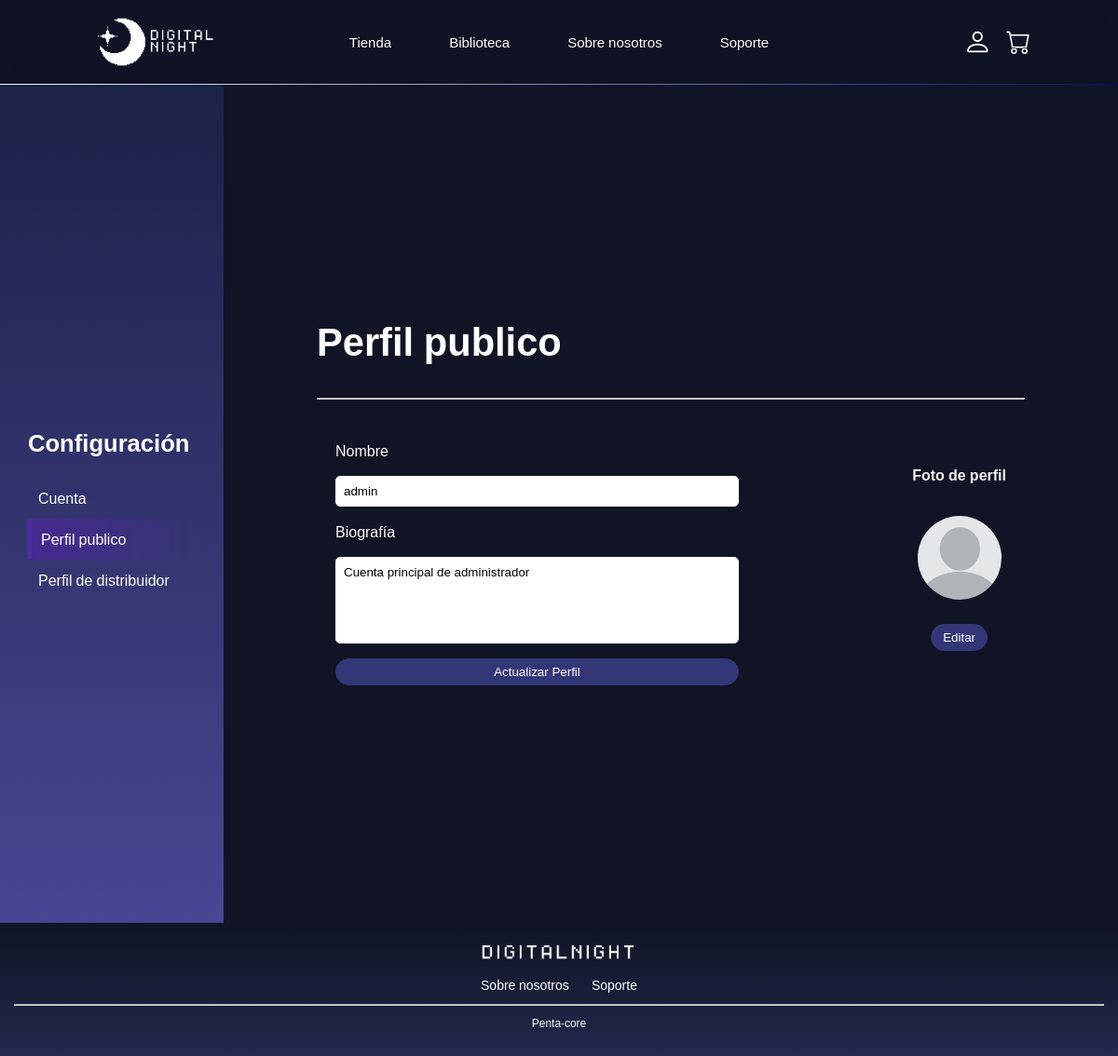
The app's page /configPublicProfile.php (signed in) with its own data.
### tables this page shows
CREATE TABLE `user` (
  `userName` varchar(255) NOT NULL,
  `email` varchar(255) DEFAULT NULL,
  `password` varchar(255) DEFAULT NULL,
  `idUser` int(11) NOT NULL,
  `type` varchar(255) DEFAULT NULL,
  `description` varchar(255) DEFAULT NULL,
  `profile_picture` varchar(255) NOT NULL DEFAULT 'default.png',
  `birthday` date DEFAULT '1900-01-01',
  `gender` varchar(255) DEFAULT 'indefinido',
  `money` int(11) DEFAULT 50,
  `coins` int(11) DEFAULT 0
);

### configPublicProfile.php (called while the page is built, shortened)
<?php
  require_once "views/layout.php";?>

### configPublicProfile_processor.php (called while the page is built, shortened)
<?php
require_once 'includes/database.php';
require_once 'includes/header.php';
$user_id = $_SESSION['user_id'];
$sql_select = "SELECT userName, description, profile_picture FROM user WHERE idUser = $user_id";
$resultado = $conexion->query($sql_select);
if ($resultado && $resultado->num_rows > 0) {
    $datos_usuario = $resultado->fetch_assoc();
    $nombre_actual = htmlspecialchars($datos_usuario['userName']);
    $biografia_actual = $datos_usuario['description'] ?? "";
    $foto_perfil_actual = $datos_usuario['profile_picture'] ?? "default.png";
}
?>

### views/configPublicProfile_view.php (the view, shortened to what this page needs)
<?php
include_once 'configPublicProfile_processor.php';
require_once 'includes/header.php';
?>
<!DOCTYPE html>
<html lang="en">
<head>
    <link rel="stylesheet" href="../css/styles.css">
</head>
<body>
    <main id="mainConfig">
        <aside>
            <h2>Configuración</h2>
            <a href="configAccount.php" class="seccionConfig seccion1">Cuenta</a>
            <a href="configPublicProfile.php" class="seccionConfig seccion2 active">Perfil publico</a>
            <a href="configDistributorProfile.php" class="seccionConfig seccion2">Perfil de distribuidor</a>
        </aside>
        <div id="publicProfile">
            <h1>Perfil publico</h1>
            <hr>
            <div id="publicProfileConfig">
                <form action="configPublicProfile.php" method="POST" id="form_perfil">
                    <label for="nombre">Nombre</label>
                    <input type="text" name="nombre" id="nombre" value="<?php echo $nombre_actual; ?>">
                    <label for="biografia">Biografía</label>
                    <textarea
                        name="biografia"
                        id="biografia"
                        cols="50"
                        rows="5"
                        placeholder="<?php echo empty($biografia_actual) ? 'Cuéntanos un poco sobre ti' : ''; ?>"><?php echo htmlspecialchars($biografia_actual); ?></textarea>
                    <input type="submit" value="Actualizar Perfil" class="btn azul">
                </form>
                <form action="configPublicProfile.php" method="POST" enctype="multipart/form-data" id="form_foto">
                    <div id="fotoPerfil">
                        <p>Foto de perfil</p>
                        <img src="img/profiles/<?php echo htmlspecialchars($foto_perfil_actual); ?>" alt="Imagen de perfil">
                        <button type="button" class="btn azul" onclick="document.getElementById('foto_perfil').click()">Editar</button>
                    </div>
                </form>
            </div>
        </div>
    </main>
</body>
</html>

### views/configPublicProfile_view.php (style rules this page uses)
#fotoPerfil img { width: 90px; height: 90px; border-radius: 50%; object-fit: cover; margin-bottom: 10px; }
#publicProfile p { color: white; font-weight: bold; }

### records on screen
user: nombre "admin", biografia "Cuenta principal de administrador", profile_picture (placeholder picture)
